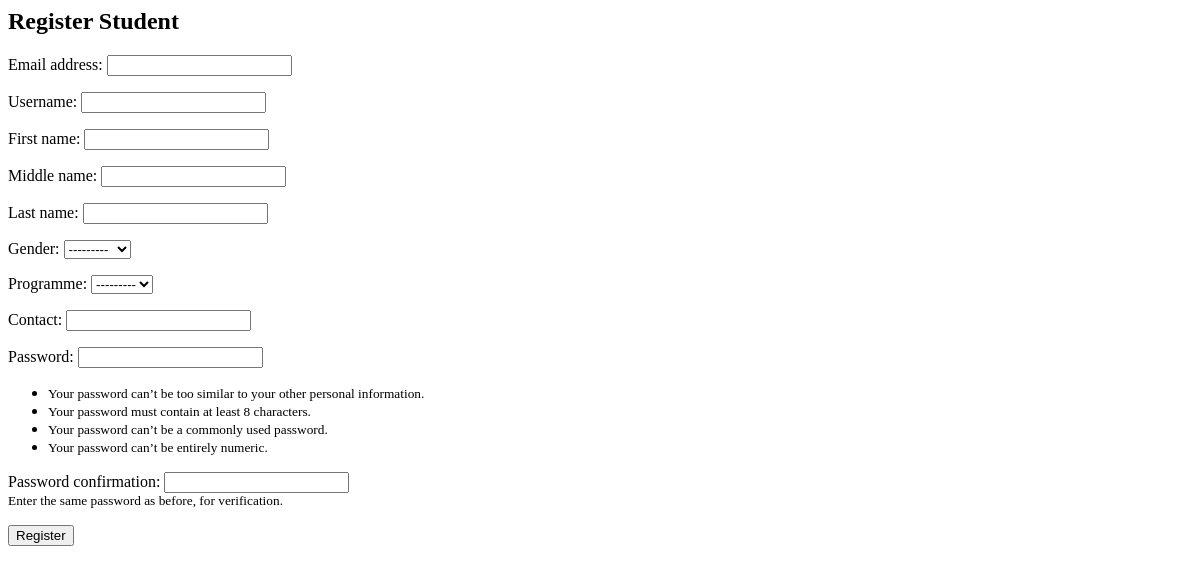
The app's page /student-register, older data.
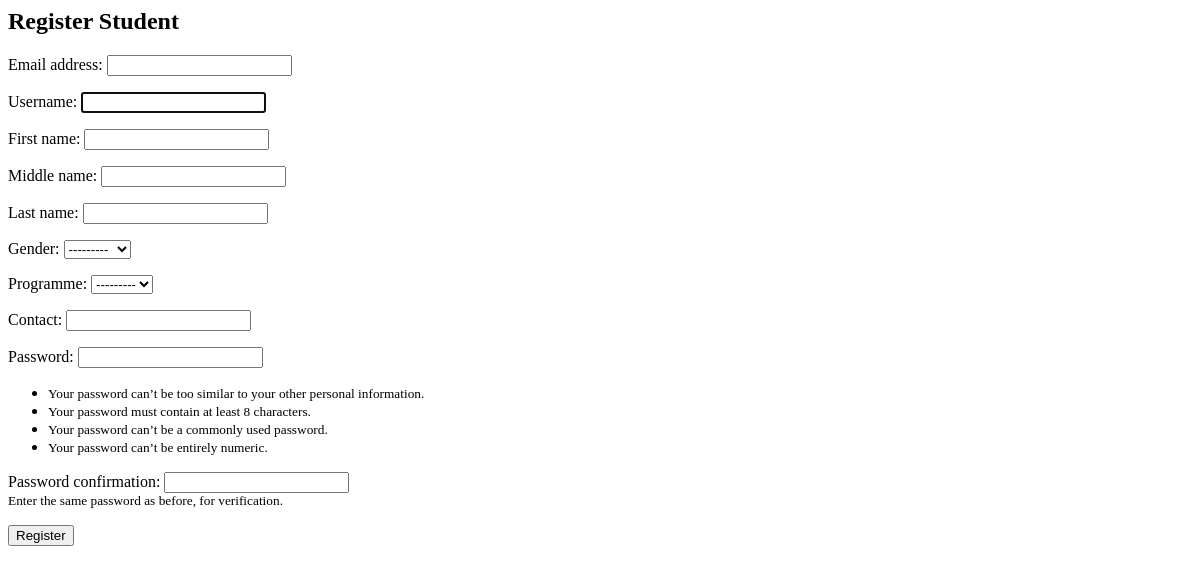
The same page, newer data.
### attendance/models.py (models this page shows)
class Programme(models.Model):
    department = models.ForeignKey(Department, on_delete=models.CASCADE, blank=True, null=True)
    programme_id = models.CharField(max_length=15, unique=True)
    name = models.CharField(max_length=250)
    date_added = models.DateTimeField(default=timezone.now)
    date_updated = models.DateTimeField(auto_now=True)
    def __str__(self):
        return self.programme_id

### attendance/views.py (the view)
# urls.py: path('student-register', views.registerStudent, name="register-student"),
def registerStudent(request):
    context = {}
    context['page_title'] = "Register Student"
    if request.POST:
        user_form = StudentRegistration(request.POST)
        student_form = StudentProfileForm(request.POST)
        if user_form.is_valid():
            user = user_form.save(commit=False)
            user.set_password((user_form.cleaned_data['last_name']).upper())
            user.save()
            StudentProfile.objects.create(user=user, programme=user.programme, student_id=user)
            return redirect('home-page')
    else:
        user_form = StudentRegistration()
        student_form = StudentProfileForm()
    context['register_student_form'] = user_form
    context['student_profile_form'] = student_form
    return render(request,'register_student.html', context)

### attendance/forms.py (shortened to what this page needs)
class StudentRegistration(UserCreationForm):
    class Meta:
        model = User
        fields = ('email', 'username', 'first_name', 'middle_name', 'last_name', 'gender', 'programme', 'contact')
    def __init__(self, *args, **kwargs):
        super().__init__(*args, **kwargs)
        self.fields['username'].required = True
        self.fields['password1'].required = False
        self.fields['password2'].required = False
        self.fields['email'].widget.attrs.update({'class': 'form-control'})
        self.fields['first_name'].widget.attrs.update({'class': 'form-control'})
        self.fields['middle_name'].widget.attrs.update({'class': 'form-control'})
        self.fields['last_name'].widget.attrs.update({'class': 'form-control'})
        self.fields['contact'].widget.attrs.update({'class': 'form-control'})
        self.fields['gender'].widget.attrs.update({'class': 'form-control'})
        self.fields['programme'].widget.attrs.update({'class': 'form-control'})

class StudentProfileForm(forms.ModelForm):
    class Meta:
        model = StudentProfile
        fields = ('gender', 'programme', 'contact')

### attendance/templates/register_student.html (shortened to what this page needs)
<h2>Register Student</h2>
<form method="POST">
    {% for field in register_student_form %}
        <p>
            {{field.label_tag}}
            {{field}}
            <br>
            {% if field.help_text %}
                <small style="color:black;">{{field.help_text}}</small>
            {% endif%}
        </p>
    {% endfor %}
    <button type="submit">Register</button>
</form>

Row changes from the older to the newer data that the page shows:
added Programme: register_student_form "---------"
